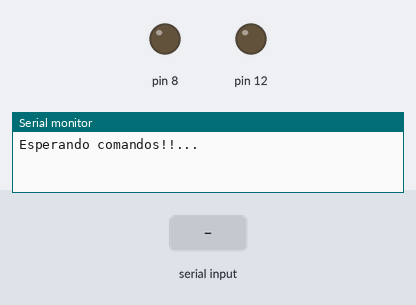
Bench run of a sketch on a simulated Arduino Uno, built with avr-gcc and run on an emulated ATmega328P. Parts: output pins drawn as LEDs (lit = HIGH), the last lines printed to the serial monitor. Inputs (shaded band) come from the test bench.

Above: at 1.2 s.
1.3 s: "1" received over Serial
At 2.5 s:
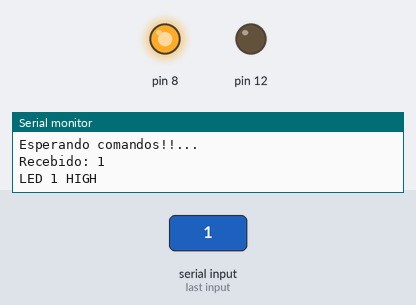
2.8 s: "2" received over Serial
At 3.6 s:
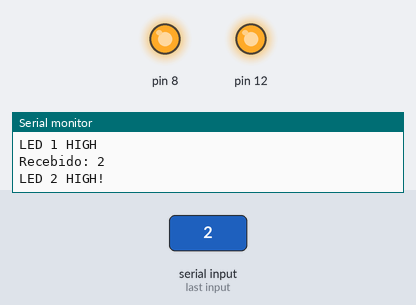
4.3 s: "0" received over Serial
At 4.8 s:
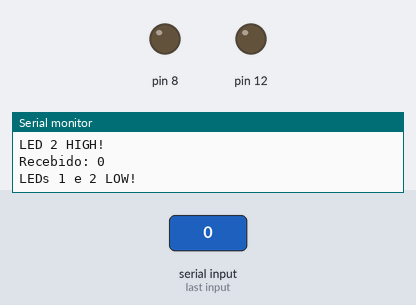
5.8 s: "2" received over Serial
At 7.1 s:
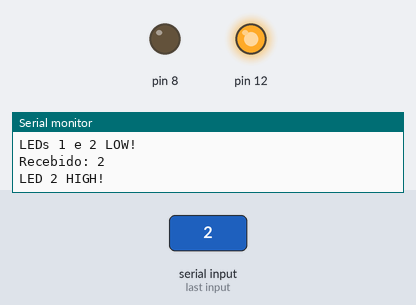
Timing chart, 0 to 8.3 s (numbered marks = the images above; inputs shaded):
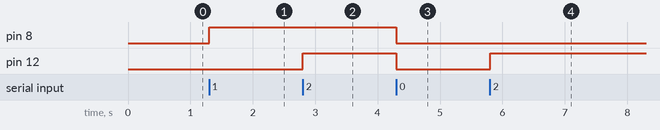

Measured:
- after the input at 1.3 s, pin 8: LOW → HIGH at once
- after the input at 2.8 s, pin 12: LOW → HIGH at once
- after the input at 4.3 s, pin 8, pin 12: HIGH → LOW at once
- after the input at 5.8 s, pin 12: LOW → HIGH at once

The sketch:

Pratica_03.ino
```cpp
// SEMPRE RETIRAR O TX E RX ANTES DE MADNAR O CODIGO PRO ARDUINO VIA USB
#define TXpin 1
#define RXpin 0

int led1 = 8;
int led2 = 12;


void setup() {
  Serial.begin(9600);
  pinMode(8, OUTPUT);
  pinMode(12, OUTPUT);

  Serial.println("Esperando comandos!!...");
}

void loop() {
  if (Serial.available()) {  // se houver info. via bluetooth
    char recebido = Serial.read(); // Le o a info. enviada via bluetooth
    Serial.print("Recebido: ");
    Serial.println(recebido);

    if (recebido == '1') {
      digitalWrite(8, HIGH);
      Serial.println("LED 1 HIGH");
    }
    else if (recebido == '2') {
      digitalWrite(12, HIGH);
      Serial.println("LED 2 HIGH!");
    }
    else if (recebido == '0') {
      digitalWrite(8, LOW);
      digitalWrite(12, LOW);
      Serial.println("LEDs 1 e 2 LOW!");
    }
  }
}
```
